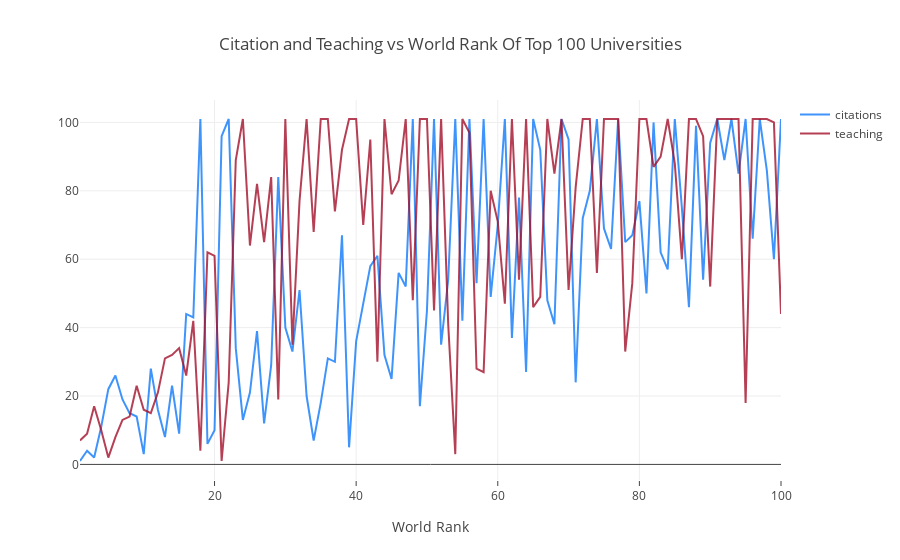

Here is the notebook cell this chart was saved with:
### Code cell
df=timesData.iloc[:100,:]
import plotly.graph_objs as go
trace1=go.Scatter(x=df.world_rank,
                 y=df.citations,
                 mode="lines",
                 name="citations",
                 marker=dict(color='rgba(16,122,250,0.8)'),
                 text=df.institution)
trace2=go.Scatter(x=df.world_rank,
                 y=df.quality_of_education,
                 mode="lines",
                 name="quality_of_education",
                 marker=dict(color='rgba(163,15,42,0.8)'),
                 text=df.institution)
data=[trace1,trace2]
layout=dict(title='Citation and quality_of_education vs World Rank Of Top 100 Universities',
           xaxis=dict(title='World Rank',ticklen=5,zeroline=False))
fig = dict(data=data,layout=layout)
iplot(fig)

### Figure 1 — Plotly figure (JSON) as saved in the notebook; plotly's stock layout.template omitted (floating-point values rounded to 4 significant figures)
{"data": [{"marker": {"color": "rgba(16,122,250,0.8)"}, "mode": "lines", "name": "citations", "text": ["Harvard University", "Massachusetts Institute of Technology", "Stanford University", "University of Cambridge", "California Institute of Technology", "Princeton University", "University of Oxford", "Yale University", "Columbia University", "University of California, Berkeley", "University of Chicago", "Cornell University", "University of Pennsylvania", "University of Tokyo", "Johns Hopkins University", "Swiss Federal Institute of Technology in Zurich", "Kyoto University", "Weizmann Institute of Science", "University of California, Los Angeles", "University of California, San Diego", "Rockefeller University", "Hebrew University of Jerusalem", "New York University", "University of California, San Francisco", "University of Wisconsin–Madison", "University of Illinois at Urbana–Champaign", "Duke University", "Imperial College London", "University of Texas Southwestern Medical Center", "University of Texas at Austin", "University College London", "Osaka University", "Northwestern University", "University of Michigan, Ann Arbor", "University of Toronto", "University of North Carolina at Chapel Hill", "Washington University in St. Louis", "University of Utah", "University of Washington - Seattle", "University of California, Santa Barbara", "McGill University", "Purdue University, West Lafayette", "Carnegie Mellon University", "University of Southern California", "University of California, Davis", "University of Colorado Boulder", "University of California, Irvine", "University of Paris-Sud", "University of Minnesota, Twin Cities", "University of Arizona", "Technion – Israel Institute of Technology", "Ohio State University, Columbus", "University of Rochester", "École normale supérieure - Paris", "University of Florida", "Tel Aviv University", "Rice University", "Dartmouth College", "Vanderbilt University", "University of Edinburgh", "École Polytechnique", "Boston University", "Pierre-and-Marie-Curie University", "Pennsylvania State University, University Park", "University of Geneva", "Brown University", "University of British Columbia", "University of Maryland, College Park", "Swiss Federal Institute of Technology in Lausanne", "Karolinska Institute", "University of Pittsburgh - Pittsburgh Campus", "Rutgers University-New Brunswick", "Texas A&M University, College Station", "Nagoya University", "Seoul National University", "University of Manchester", "Sapienza University of Rome", "Case Western Reserve University", "Tohoku University", "Arizona State University", "Emory University", "Ruprecht Karl University of Heidelberg", "Ludwig Maximilian University of Munich", "University of Virginia", "Leiden University", "Tufts University", "Georgia Institute of Technology", "University of Zurich", "University of Helsinki", "Technical University of Munich", "University of Oslo", "University of Queensland", "University of Copenhagen", "University of Sydney", "Williams College", "University of Texas MD Anderson Cancer Center", "University of Nottingham", "University of Bristol", "Utrecht University", "Mines ParisTech"], "type": "scatter", "uid": "748fc631-950d-41f4-97ee-7499df54b92c", "x": [1, 2, 3, 4, 5, 6, 7, 8, 9, 10, 11, 12, 13, 14, 15, 16, 17, 18, 19, 20, 21, 22, 23, 24, 25, 26, 27, 28, 29, 30, 31, 32, 33, 34, 35, 36, 37, 38, 39, 40, 41, 42, 43, 44, 45, 46, 47, 48, 49, 50, 51, 52, 53, 54, 55, 56, 57, 58, 59, 60, 61, 62, 63, 64, 65, 66, 67, 68, 69, 70, 71, 72, 73, 74, 75, 76, 77, 78, 79, 80, 81, 82, 83, 84, 85, 86, 87, 88, 89, 90, 91, 92, 93, 94, 95, 96, 97, 98, 99, 100], "y": [1, 4, 2, 11, 22, 26, 19, 15, 14, 3, 28, 16, 8, 23, 9, 44, 43, 101, 6, 10, 96, 101, 34, 13, 21, 39, 12, 29, 84, 40, 33, 51, 20, 7, 18, 31, 30, 67, 5, 36, 47, 58, 61, 32, 25, 56, 52, 101, 17, 45, 101, 35, 54, 101, 42, 101, 53, 101, 49, 70, 101, 37, 78, 27, 101, 92, 48, 41, 101, 95, 24, 72, 80, 101, 69, 63, 101, 65, 67, 77, 50, 100, 62, 57, 101, 75, 46, 99, 54, 94, 101, 89, 101, 85, 101, 66, 101, 86, 60, 101]}, {"marker": {"color": "rgba(163,15,42,0.8)"}, "mode": "lines", "name": "teaching", "text": ["Harvard University", "Massachusetts Institute of Technology", "Stanford University", "University of Cambridge", "California Institute of Technology", "Princeton University", "University of Oxford", "Yale University", "Columbia University", "University of California, Berkeley", "University of Chicago", "Cornell University", "University of Pennsylvania", "University of Tokyo", "Johns Hopkins University", "Swiss Federal Institute of Technology in Zurich", "Kyoto University", "Weizmann Institute of Science", "University of California, Los Angeles", "University of California, San Diego", "Rockefeller University", "Hebrew University of Jerusalem", "New York University", "University of California, San Francisco", "University of Wisconsin–Madison", "University of Illinois at Urbana–Champaign", "Duke University", "Imperial College London", "University of Texas Southwestern Medical Center", "University of Texas at Austin", "University College London", "Osaka University", "Northwestern University", "University of Michigan, Ann Arbor", "University of Toronto", "University of North Carolina at Chapel Hill", "Washington University in St. Louis", "University of Utah", "University of Washington - Seattle", "University of California, Santa Barbara", "McGill University", "Purdue University, West Lafayette", "Carnegie Mellon University", "University of Southern California", "University of California, Davis", "University of Colorado Boulder", "University of California, Irvine", "University of Paris-Sud", "University of Minnesota, Twin Cities", "University of Arizona", "Technion – Israel Institute of Technology", "Ohio State University, Columbus", "University of Rochester", "École normale supérieure - Paris", "University of Florida", "Tel Aviv University", "Rice University", "Dartmouth College", "Vanderbilt University", "University of Edinburgh", "École Polytechnique", "Boston University", "Pierre-and-Marie-Curie University", "Pennsylvania State University, University Park", "University of Geneva", "Brown University", "University of British Columbia", "University of Maryland, College Park", "Swiss Federal Institute of Technology in Lausanne", "Karolinska Institute", "University of Pittsburgh - Pittsburgh Campus", "Rutgers University-New Brunswick", "Texas A&M University, College Station", "Nagoya University", "Seoul National University", "University of Manchester", "Sapienza University of Rome", "Case Western Reserve University", "Tohoku University", "Arizona State University", "Emory University", "Ruprecht Karl University of Heidelberg", "Ludwig Maximilian University of Munich", "University of Virginia", "Leiden University", "Tufts University", "Georgia Institute of Technology", "University of Zurich", "University of Helsinki", "Technical University of Munich", "University of Oslo", "University of Queensland", "University of Copenhagen", "University of Sydney", "Williams College", "University of Texas MD Anderson Cancer Center", "University of Nottingham", "University of Bristol", "Utrecht University", "Mines ParisTech"], "type": "scatter", "uid": "313c6d8a-9842-4526-bf1b-56c13f3cd411", "x": [1, 2, 3, 4, 5, 6, 7, 8, 9, 10, 11, 12, 13, 14, 15, 16, 17, 18, 19, 20, 21, 22, 23, 24, 25, 26, 27, 28, 29, 30, 31, 32, 33, 34, 35, 36, 37, 38, 39, 40, 41, 42, 43, 44, 45, 46, 47, 48, 49, 50, 51, 52, 53, 54, 55, 56, 57, 58, 59, 60, 61, 62, 63, 64, 65, 66, 67, 68, 69, 70, 71, 72, 73, 74, 75, 76, 77, 78, 79, 80, 81, 82, 83, 84, 85, 86, 87, 88, 89, 90, 91, 92, 93, 94, 95, 96, 97, 98, 99, 100], "y": [7, 9, 17, 10, 2, 8, 13, 14, 23, 16, 15, 21, 31, 32, 34, 26, 42, 4, 62, 61, 1, 24, 89, 101, 64, 82, 65, 84, 19, 101, 35, 77, 101, 68, 101, 101, 74, 92, 101, 101, 70, 95, 30, 101, 79, 83, 101, 48, 101, 101, 45, 101, 41, 3, 101, 97, 28, 27, 80, 71, 47, 101, 54, 101, 46, 49, 101, 85, 101, 51, 81, 101, 101, 56, 101, 101, 101, 33, 53, 101, 101, 87, 90, 101, 88, 60, 101, 101, 96, 52, 101, 101, 101, 101, 18, 101, 101, 101, 100, 44]}], "layout": {"title": {"text": "Citation and Teaching vs World Rank Of Top 100 Universities"}, "xaxis": {"ticklen": 5, "title": {"text": "World Rank"}, "zeroline": false}}}
